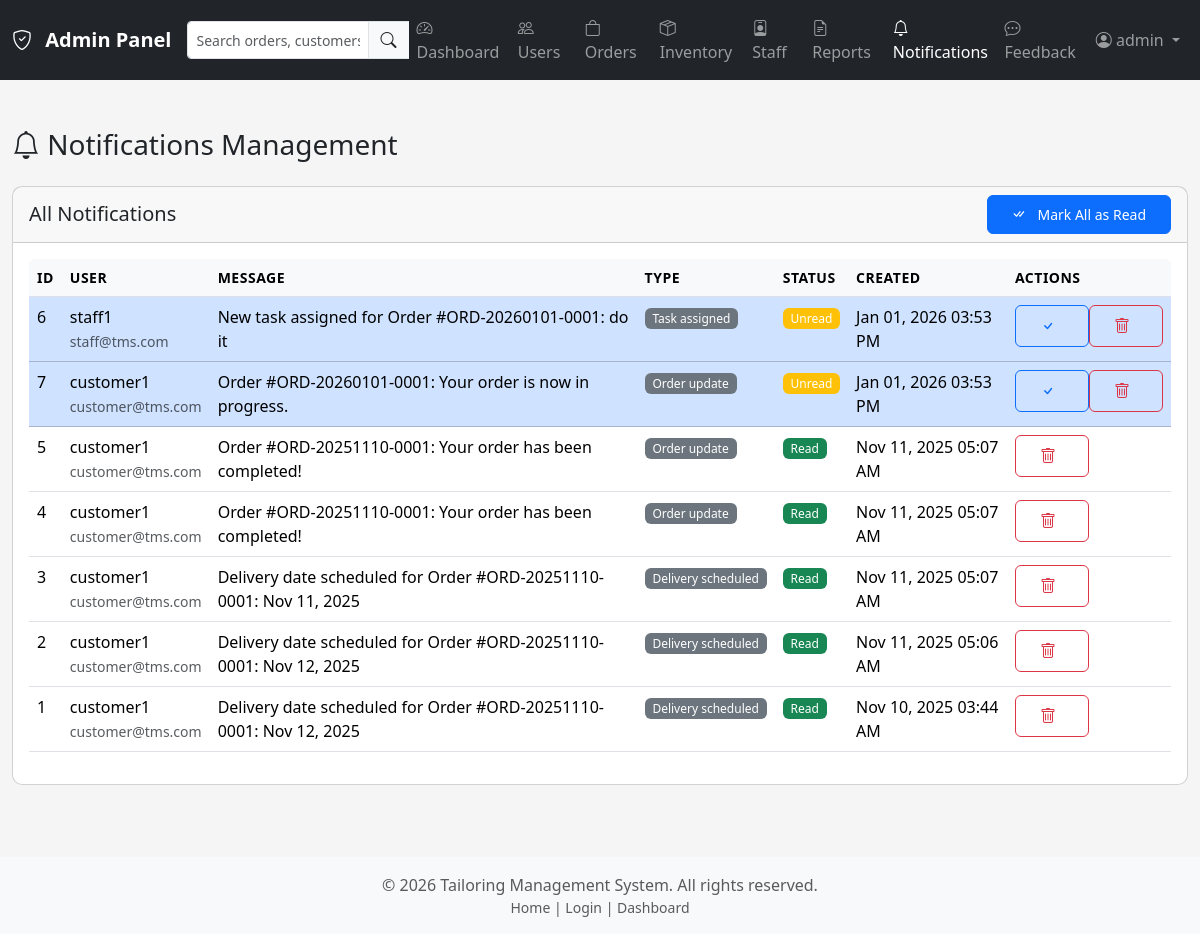
The page /admin/notifications.php (signed in) on the database its author committed.
### tables this page shows
CREATE TABLE `notifications` (
  `id` int(11) NOT NULL,
  `user_id` int(11) NOT NULL,
  `message` text NOT NULL,
  `type` enum('order_update','payment_received','task_assigned','delivery_scheduled','system','feedback') NOT NULL DEFAULT 'system',
  `related_id` int(11) DEFAULT NULL COMMENT 'ID of related order, task, etc.',
  `is_read` tinyint(1) NOT NULL DEFAULT 0,
  `read_at` timestamp NULL DEFAULT NULL,
  `created_at` timestamp NOT NULL DEFAULT current_timestamp()
);

CREATE TABLE `users` (
  `id` int(11) NOT NULL,
  `username` varchar(50) NOT NULL,
  `email` varchar(100) NOT NULL,
  `password_hash` varchar(255) NOT NULL,
  `role` enum('admin','staff','customer') NOT NULL DEFAULT 'customer',
  `status` enum('active','inactive') NOT NULL DEFAULT 'active',
  `created_at` timestamp NOT NULL DEFAULT current_timestamp(),
  `updated_at` timestamp NOT NULL DEFAULT current_timestamp() ON UPDATE current_timestamp()
);

### includes/functions.php (called while the page is built, shortened)
<?php
function baseUrl($path = '') {
    $base = defined('BASE_URL') ? BASE_URL : '/TMS/';
    return rtrim($base, '/') . '/' . ltrim($path, '/');
}
function isLoggedIn() {
    return isset($_SESSION['user_id']) && isset($_SESSION['user_role']);
}
?>

### admin/notifications.php (the view, shortened to what this page needs)
<?php
require_once __DIR__ . '/../includes/functions.php';
require_once __DIR__ . '/../includes/notifications.php';
$page = (int)($_GET['page'] ?? 1);
$perPage = 20;
$offset = ($page - 1) * $perPage;
try {
    $stmt = $pdo->prepare("
        SELECT n.*, u.username, u.email
        FROM notifications n
        LEFT JOIN users u ON n.user_id = u.id
        ORDER BY n.created_at DESC
        LIMIT ? OFFSET ?
    ");
    $stmt->execute([$perPage, $offset]);
    $notifications = $stmt->fetchAll();
} catch (PDOException $e) {
    $error = 'Error fetching notifications: ' . $e->getMessage();
    $notifications = [];
    $totalPages = 0;
}
include __DIR__ . '/../includes/header.php';
include __DIR__ . '/../includes/admin_nav.php';
?>
<div class="container-fluid py-4">
    <div class="row mb-4">
        <div class="col-12">
            <h1 class="h3 mb-0">
                <i class="bi bi-bell"></i> Notifications Management
            </h1>
        </div>
    </div>
    <div class="card">
        <div class="card-header d-flex justify-content-between align-items-center">
            <h5 class="mb-0">All Notifications</h5>
            <form method="POST" style="display: inline;">
                <button type="submit" class="btn btn-sm btn-primary">
                    <i class="bi bi-check-all"></i> Mark All as Read
                </button>
            </form>
        </div>
        <div class="card-body">
            <div class="table-responsive">
                <table class="table table-hover">
                    <thead>
                        <tr>
                            <th>ID</th>
                            <th>User</th>
                            <th>Message</th>
                            <th>Type</th>
                            <th>Status</th>
                            <th>Created</th>
                            <th>Actions</th>
                        </tr>
                    </thead>
                    <tbody>
                        <?php if (count($notifications) > 0): ?>
                            <?php foreach ($notifications as $notification): ?>
                                <tr class="<?php echo $notification['is_read'] ? '' : 'table-primary'; ?>">
                                    <td><?php echo $notification['id']; ?></td>
                                    <td>
                                        <div><?php echo htmlspecialchars($notification['username'] ?? 'N/A'); ?></div>
                                        <small class="text-muted"><?php echo htmlspecialchars($notification['email'] ?? ''); ?></small>
                                    </td>
                                    <td><?php echo htmlspecialchars($notification['message']); ?></td>
                                    <td>
                                        <span class="badge bg-secondary">
                                            <?php echo ucfirst(str_replace('_', ' ', $notification['type'])); ?>
                                        </span>
                                    </td>
                                    <td>
                                        <?php if ($notification['is_read']): ?>
                                            <span class="badge bg-success">Read</span>
                                        <?php else: ?>
                                            <span class="badge bg-warning">Unread</span>
                                        <?php endif; ?>
                                    </td>
                                    <td><?php echo date('M d, Y h:i A', strtotime($notification['created_at'])); ?></td>
                                    <td>
                                        <div class="btn-group btn-group-sm">
                                            <?php if (!$notification['is_read']): ?>
                                                <form method="POST" style="display: inline;">
                                                    <button type="submit" class="btn btn-outline-primary" title="Mark as Read">
                                                        <i class="bi bi-check"></i>
                                                    </button>
                                                </form>
                                            <?php endif; ?>
                                            <form method="POST" style="display: inline;" onsubmit="return confirm('Are you sure you want to delete this notification?');">
                                                <button type="submit" class="btn btn-outline-danger" title="Delete">
                                                    <i class="bi bi-trash"></i>
                                                </button>
                                            </form>
                                        </div>
                                    </td>
                                </tr>
                            <?php endforeach; ?>
                        <?php else: ?>
                            <tr>
                                <td colspan="7" class="text-center text-muted">No notifications found.</td>
                            </tr>
                        <?php endif; ?>
                    </tbody>
                </table>
            </div>
        </div>
    </div>
</div>
<?php include __DIR__ . '/../includes/footer.php'; ?>

### includes/header.php (shortened to what this page needs)
<!DOCTYPE html>
<html lang="en">
<head>
    <link href="https://cdn.jsdelivr.net/npm/bootstrap@5.3.2/dist/css/bootstrap.min.css" rel="stylesheet">
    <link rel="stylesheet" href="https://cdn.jsdelivr.net/npm/bootstrap-icons@1.11.1/font/bootstrap-icons.css">
    <link rel="stylesheet" href="<?php echo baseUrl('assets/css/style.css'); ?>">
</head>
<body <?php if (isLoggedIn()): ?>class="logged-in"<?php endif; ?>>

### includes/admin_nav.php (shortened to what this page needs)
<?php
require_once __DIR__ . '/functions.php';
?>
<nav class="navbar navbar-expand-lg navbar-dark bg-dark mb-4">
    <div class="container-fluid">
        <a class="navbar-brand" href="<?php echo baseUrl('admin/dashboard.php'); ?>">
            <i class="bi bi-shield-check"></i> Admin Panel
        </a>
        <div class="collapse navbar-collapse" id="adminNav">
            <form class="d-flex me-auto" style="max-width: 350px;">
                <div class="input-group position-relative">
                    <input type="text"
                           class="form-control form-control-sm"
                           id="globalSearchInput"
                           placeholder="Search orders, customers, inventory..."
                           autocomplete="off">
                    <span class="input-group-text">
                        <i class="bi bi-search"></i>
                    </span>
                </div>
            </form>
            <ul class="navbar-nav me-auto">
                <li class="nav-item">
                    <a class="nav-link <?php echo basename($_SERVER['PHP_SELF']) == 'dashboard.php' ? 'active' : ''; ?>"
                       href="<?php echo baseUrl('admin/dashboard.php'); ?>">
                        <i class="bi bi-speedometer2"></i> Dashboard
                    </a>
                </li>
                <li class="nav-item">
                    <a class="nav-link <?php echo basename($_SERVER['PHP_SELF']) == 'users.php' ? 'active' : ''; ?>"
                       href="<?php echo baseUrl('admin/users.php'); ?>">
                        <i class="bi bi-people"></i> Users
                    </a>
                </li>
                <li class="nav-item">
                    <a class="nav-link <?php echo basename($_SERVER['PHP_SELF']) == 'orders.php' ? 'active' : ''; ?>"
                       href="<?php echo baseUrl('admin/orders.php'); ?>">
                        <i class="bi bi-bag"></i> Orders
                    </a>
                </li>
                <li class="nav-item">
                    <a class="nav-link <?php echo basename($_SERVER['PHP_SELF']) == 'inventory.php' ? 'active' : ''; ?>"
                       href="<?php echo baseUrl('admin/inventory.php'); ?>">
                        <i class="bi bi-box-seam"></i> Inventory
                    </a>
                </li>
                <li class="nav-item">
                    <a class="nav-link <?php echo basename($_SERVER['PHP_SELF']) == 'staff.php' ? 'active' : ''; ?>"
                       href="<?php echo baseUrl('admin/staff.php'); ?>">
                        <i class="bi bi-person-badge"></i> Staff
                    </a>
                </li>
                    <li class="nav-item">
                        <a class="nav-link <?php echo basename($_SERVER['PHP_SELF']) == 'reports.php' ? 'active' : ''; ?>"
                           href="<?php echo baseUrl('admin/reports.php'); ?>">
                            <i class="bi bi-file-earmark-text"></i> Reports
                        </a>
                    </li>
                    <li class="nav-item">
                        <a class="nav-link <?php echo basename($_SERVER['PHP_SELF']) == 'notifications.php' ? 'active' : ''; ?>"
                           href="<?php echo baseUrl('admin/notifications.php'); ?>">
                            <i class="bi bi-bell"></i> Notifications
                        </a>
                    </li>
                    <li class="nav-item">
                        <a class="nav-link <?php echo basename($_SERVER['PHP_SELF']) == 'feedback.php' ? 'active' : ''; ?>"
                           href="<?php echo baseUrl('admin/feedback.php'); ?>">
                            <i class="bi bi-chat-dots"></i> Feedback
                        </a>
                    </li>
                </ul>
            <ul class="navbar-nav">
                <li class="nav-item dropdown">
                    <a class="nav-link dropdown-toggle" href="#" id="adminUserDropdown" role="button" data-bs-toggle="dropdown">
                        <i class="bi bi-person-circle"></i> <?php echo htmlspecialchars($_SESSION['user_name']); ?>
                    </a>
                </li>
            </ul>
        </div>
    </div>
</nav>

### includes/footer.php (shortened to what this page needs)
<footer class="bg-light text-center text-muted py-3 mt-5">
    <div class="container">
        <p class="mb-0">
            &copy; <?php echo date('Y'); ?> Tailoring Management System. All rights reserved.
        </p>
        <p class="mb-0 small">
            <a href="<?php echo baseUrl(); ?>" class="text-decoration-none text-muted">Home</a> |
            <a href="<?php echo baseUrl('login.php'); ?>" class="text-decoration-none text-muted">Login</a>
            <?php if (isLoggedIn()): ?>
                | <a href="<?php echo baseUrl($_SESSION['user_role'] . '/dashboard.php'); ?>" class="text-decoration-none text-muted">Dashboard</a>
            <?php endif; ?>
        </p>
    </div>
</footer>
</body>
</html>

### assets/css/style.css (style rules this page uses)
:root { --primary-color: #0d6efd; --secondary-color: #6c757d; --success-color: #198754; --danger-color: #dc3545; --warning-color: #ffc107; --info-color: #0dcaf0; --light-color: #f8f9fa; --dark-color: #212529; }
body { font-family: 'Segoe UI', Tahoma, Geneva, Verdana, sans-serif; background-color: #f5f5f5; min-height: 100vh; }
.card { border-radius: 10px; transition: transform 0.2s ease-in-out; }
.navbar-brand { font-weight: 600; font-size: 1.25rem; }
.navbar-brand i { margin-right: 0.5rem; }
.input-group-text { background-color: #f8f9fa; border-right: none; }
.btn { border-radius: 6px; font-weight: 500; padding: 0.5rem 1.5rem; transition: all 0.2s ease-in-out; }
.btn i { margin-right: 0.5rem; }
.table-responsive { border-radius: 6px; }
.table thead th { background-color: #f8f9fa; font-weight: 600; text-transform: uppercase; font-size: 0.875rem; letter-spacing: 0.5px; }
.badge { padding: 0.35em 0.65em; font-weight: 500; }
footer { background-color: var(--dark-color); color: white; padding: 2rem 0; margin-top: auto; }

### rows shown on the page
notifications: id "6", user.username "staff1", user.email "staff@tms.com", message "New task assigned for Order #ORD-20260101-0001: do it", type "Task assigned", is_read "Unread", created_at "Jan 01, 2026 03:53 PM"
notifications: id "7", user.username "customer1", user.email "customer@tms.com", message "Order #ORD-20260101-0001: Your order is now in progress.", type "Order update", is_read "Unread", created_at "Jan 01, 2026 03:53 PM"
notifications: id "5", user.username "customer1", user.email "customer@tms.com", message "Order #ORD-20251110-0001: Your order has been completed!", type "Order update", is_read "Read", created_at "Nov 11, 2025 05:07 AM"
notifications: id "4", user.username "customer1", user.email "customer@tms.com", message "Order #ORD-20251110-0001: Your order has been completed!", type "Order update", is_read "Read", created_at "Nov 11, 2025 05:07 AM"
notifications: id "3", user.username "customer1", user.email "customer@tms.com", message "Delivery date scheduled for Order #ORD-20251110-0001: Nov 11, 2025", type "Delivery scheduled", is_read "Read", created_at "Nov 11, 2025 05:07 AM"
notifications: id "2", user.username "customer1", user.email "customer@tms.com", message "Delivery date scheduled for Order #ORD-20251110-0001: Nov 12, 2025", type "Delivery scheduled", is_read "Read", created_at "Nov 11, 2025 05:06 AM"
notifications: id "1", user.username "customer1", user.email "customer@tms.com", message "Delivery date scheduled for Order #ORD-20251110-0001: Nov 12, 2025", type "Delivery scheduled", is_read "Read", created_at "Nov 10, 2025 03:44 AM"

### other values the page prints
$_SESSION['user_name'] "admin"
